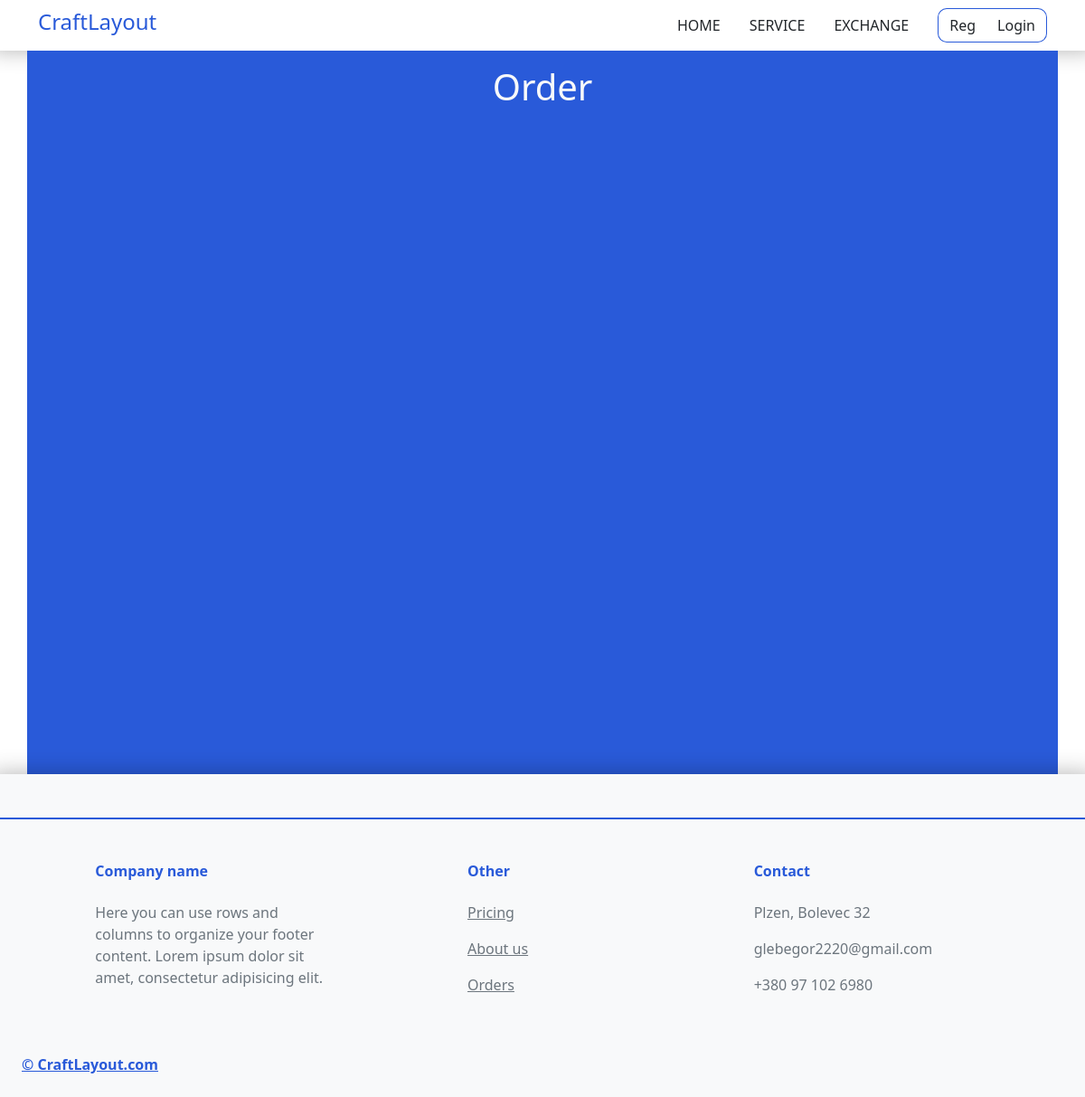
The page /exchange/9 on the database as committed earlier.
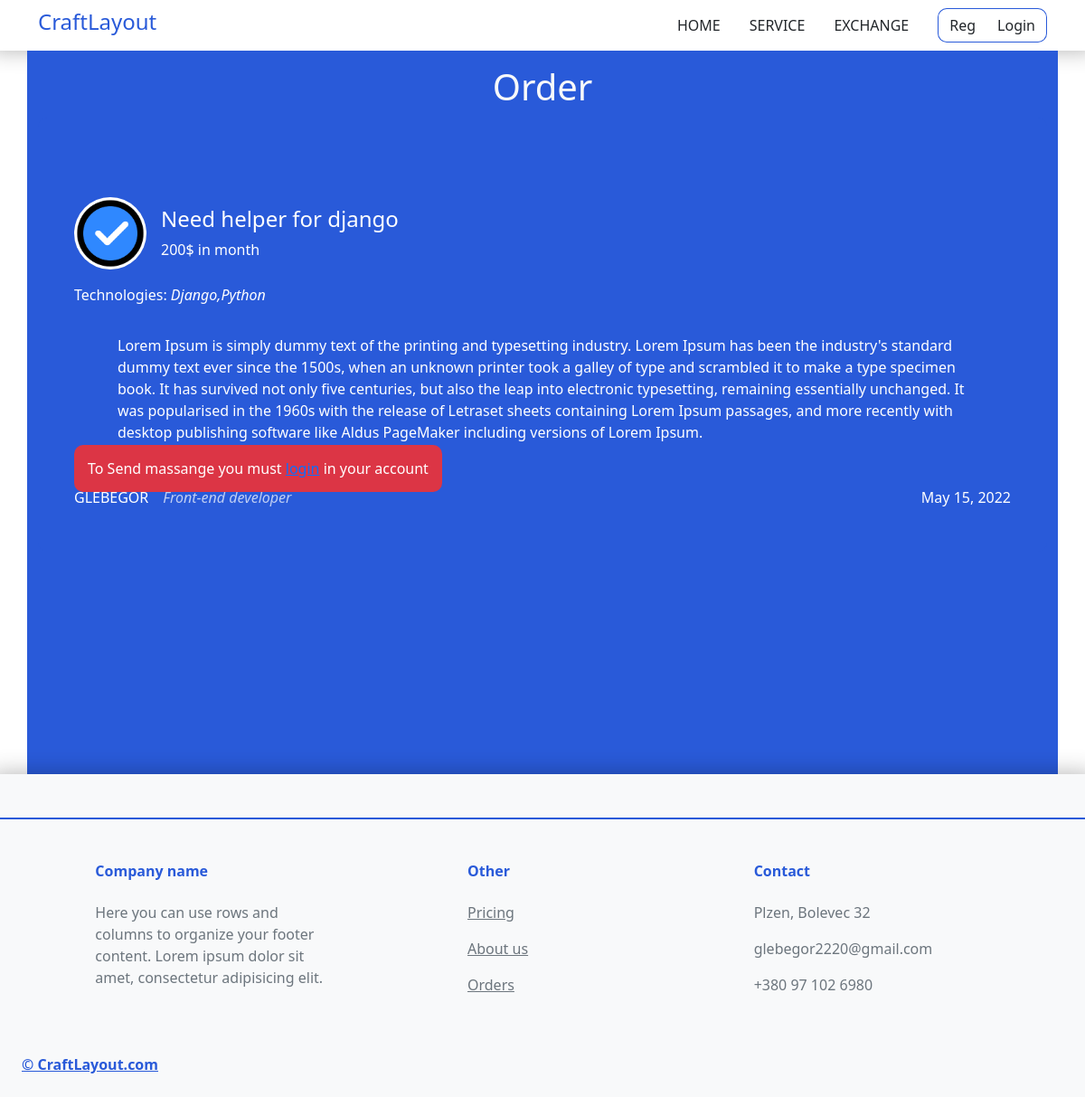
The same page on the database as committed later.
### exchange/models.py (models this page shows, shortened)
class Exchange(models.Model):
    user = models.ForeignKey(User, on_delete=models.CASCADE)
    title = models.CharField(max_length=255)
    salary = models.CharField(default='Agreements' ,max_length=255)
    text = models.TextField()
    technologies = models.CharField(max_length=255, default=' ')
    date = models.DateField(default=timezone.now)
    id = models.AutoField(primary_key=True)

### users/models.py (models this page shows, shortened)
class Profile(models.Model):
    user = models.OneToOneField(User, on_delete=models.CASCADE)
    Avatar = models.ImageField(default='default.png', upload_to='avatarks')
    banner = models.ImageField(default='default.png', upload_to='banners')
    position = models.CharField(default='Developer', max_length=150)

### exchange/views.py (the view)
# urls.py: path('exchange/<int:id>', exchViews.OrderPage),
def OrderPage(request, id):
    orders = Exchange.objects.filter(pk=id)
    context = {'data': orders}
    return render(request, 'exchange/exchangeOrder.html', context)

### exchange/templates/exchange/exchangeOrder.html (shortened to what this page needs)
{% extends 'services/main-layout.html' %}
{% block content%}
<div style="min-height:800px;background: #295AD9;" class='container'>
    <h1 class="text-center pt-3 text-light">Order</h1>
            {% for order in data%}
            <div class='orderExchange pb-5'>
                <div class="d-flex align-items-center mt-5 pb-3">
                    <a href={% url 'profile' slugFil=order.user %}>
                        <img class="hoverLinkExch" style="width: 80px; height: 80px; border-radius: 50%;" src={{ order.user.profile.Avatar.url}}>
                    </a>
                    <div class="ms-3">
                        <div class="h4">{{ order.title}}</div>
                        <div class="">{{ order.salary}}</div>
                    </div>
                </div>
                <p class="techExchange">Technologies: <em class="">{{ order.technologies}}</em></p>
                <div class="py-3 px-5">{{ order.text}}</div>
                <div>
                    {% if user.is_authenticated%}
                        {% if request.user != order.user %}
                            <a href={% url 'massang' ToUser_name=order.user %}><button class="btnExchange text-uppercase my-2 px-5">Massange</button></a>
                        {% endif %}
                    {% else %}
                        <span class='PozorMess'>To Send massange you must <a href="#">login</a> in your account</span>
                    {% endif %}
                    <div class="d-flex  justify-content-between pt-2">
                        <div class="d-flex">
                            <div class="text-uppercase">{{ order.user}}</div>
                            <em class="ps-3" style="opacity: .7;">{{ order.user.profile.position}}</em>
                        </div>
                        <div class="">{{ order.date}}</div>
                    </div>
                </div>
            </div>
            {% endfor%}
        </div>
    </div>
{% endblock%}

Rows that differ between the two databases and show on the page:
added Exchange: user.profile.Avatar (picture), title "Need helper for django", salary "200$ in month", technologies "Django,Python", text "Lorem Ipsum is simply dummy text of the printing and typesetting industry. Lorem Ipsum has been the industry's standard dummy text ever since the 1500s, when an unknown printer took a galley of type and scrambled it to make a type specimen book. It has survived not only five centuries, but also the leap into electronic typesetting, remaining essentially unchanged. It was popularised in the 1960s with the release of Letraset sheets containing Lorem Ipsum passages, and more recently with desktop publishing software like Aldus PageMaker including versions of Lorem Ipsum.", user "GLEBEGOR", user.profile.position "Front-end developer", date "May 15, 2022"
